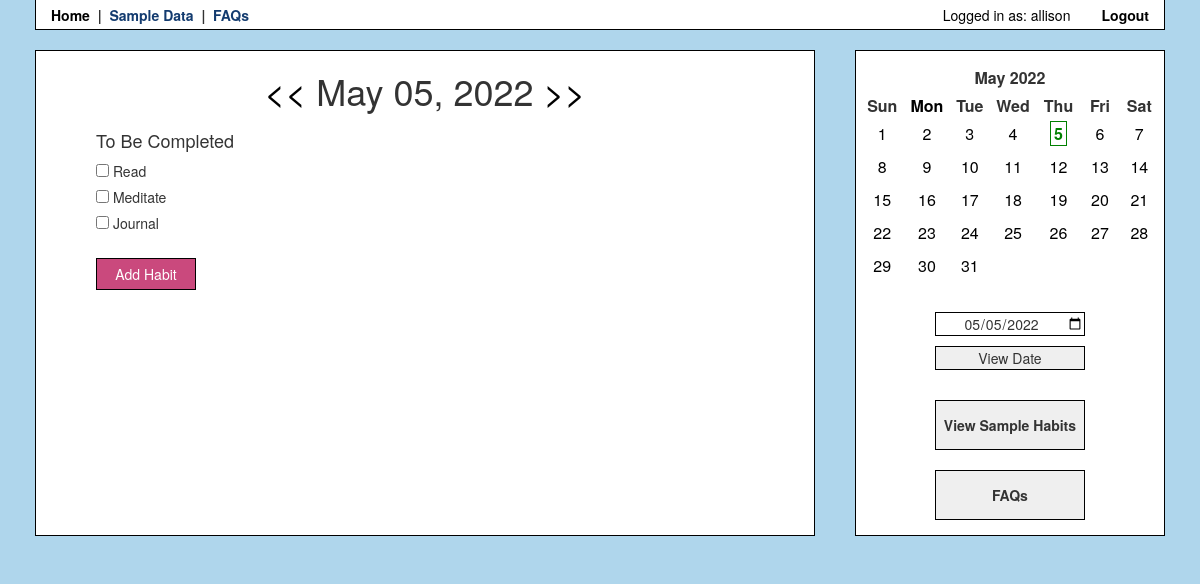
Before: /index (signed in) with the older database file.
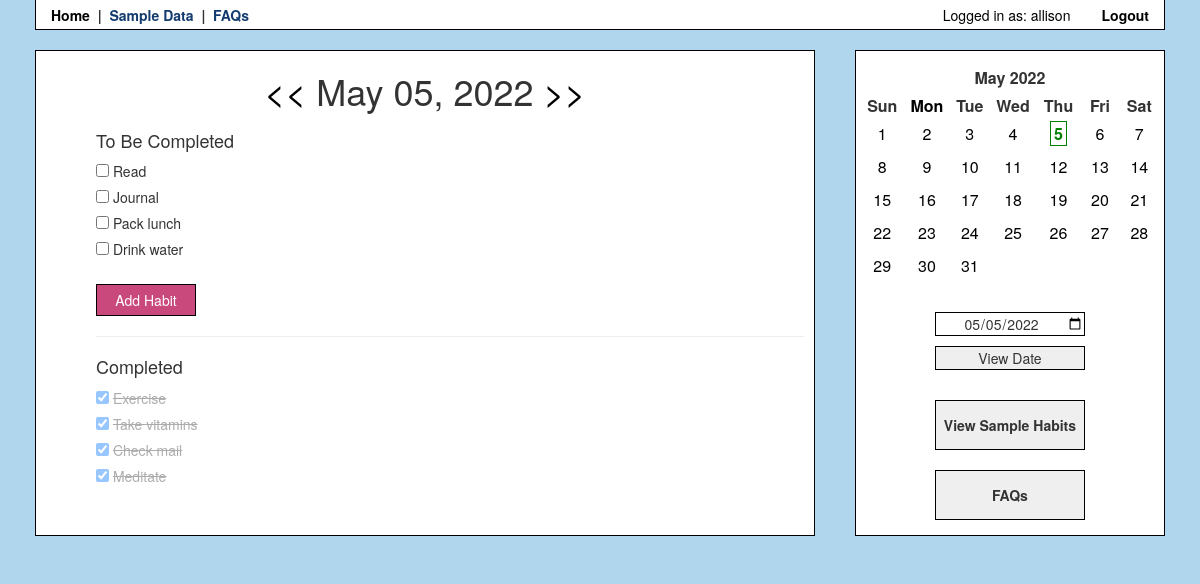
After: the same page with the newer database file.
### app/models.py (models this page shows, shortened)
class User(UserMixin, db.Model):
    id = db.Column(db.Integer, primary_key=True)
    username = db.Column(db.String(64), index=True, unique=True)
    email = db.Column(db.String(120), index=True, unique=True)
    password_hash = db.Column(db.String(128))
    habits = db.relationship('Habit', cascade='all, delete', backref='user')
    checks = db.relationship('Check', cascade='all, delete', backref='user')

class Habit(db.Model):
    id = db.Column(db.Integer, index=True, primary_key=True)
    name = db.Column(db.String(120), index=True)
    user_id = db.Column(db.Integer, db.ForeignKey('user.id')) ##
    checks = db.relationship('Check', cascade='all, delete', backref='habits')

### app/routes.py (the view)
@app.route('/')
@app.route('/index')
def index():
    if current_user.is_anonymous:
        return redirect(url_for('login'))
    viewDate = date.today()
    date1, date2 = viewDate - timedelta(1), viewDate + timedelta(1)
    strDate = viewDate.strftime('%B %d, %Y')
    habits = Habit.query.filter_by(user_id=current_user.id)
    checks = Check.query.filter_by(user_id=current_user.id, date=viewDate).all()
    checkedHabits = []
    uncheckedHabits = []
    for check in checks:
        habit = Habit.query.filter_by(id=check.habit_id).first()
        checkedHabits.append(habit)
    for habit in habits:
        if habit not in checkedHabits:
            uncheckedHabits.append(habit)
    month = getMonthCalendar(viewDate)
    return render_template('index.html', title='Habit Tracker',
    date=viewDate, date1=date1, date2=date2, strDate=strDate, month=month,
    habits=uncheckedHabits, completedHabits=checkedHabits)

### app/helpers.py (called while the page is built)
def getMonthCalendar(date):
    month, year = date.month, date.year
    today = date.today()
    calHTML = CustomCal(month, year).formatmonth(year, month)
    editedCal = calHTML
    if month == today.month and year == today.year:
        editDate = '>' + str(today.day) + '<'
        display = '><b><span class="today">  ' + str(today.day) + '  </span></b><'
        editedCal = calHTML.replace(str(editDate), display)
    editDate = '>' + str(date.day) + '<'
    display = '><span id="onDate">  ' + str(date.day) + '  </span><'
    editedCal = editedCal.replace(str(editDate), display)
    print(editedCal)
    return editedCal

    def formatday(self, day, weekday):
        day2 = str(day)
        month = str(self.month)
        year = str(self.year)
        if len(day2) == 1:
            day2 = '0' + day2
        if len(month) == 1:
            month = '0' + month
        date = year + '-' + month + '-' + day2
        if day == 0:
            return '<td class="noday">&nbsp;</td>'
        else:
            return '<td class="%s" id="calDate"><a class="calDate" href="javascript:f();" name="%s">%d</a></td>' % (self.cssclasses[weekday], date, day)

### app/models.py (called while the page is built)
@login.user_loader
def load_user(id):
    return User.query.get(int(id))

### app/templates/index.html (shortened to what this page needs)
{% extends 'bootstrap/base.html' %}
{% block styles %}
{{super()}}
<link rel="stylesheet" href="{{ url_for('static', filename='style.css') }}">
{% endblock %}
{% block content %}
<div class="container">
<div class="main">
{% if current_user.is_anonymous %}
<div class="content">
<p><a class="navlink" href="{{ url_for('login') }}">Login</a> to view habits.</p>
</div>{% else %}
{% include 'viewHabits.html' %}
{% endif %}
{% include 'sidebar.html' %}
</div>
{% endblock %}

### app/templates/header.html (shortened to what this page needs)
{% block head %}
<head>
    <div class="navbar">
        <a class="navlink" href="/">Home</a>
        &nbsp;|&nbsp;
        <a class="navlink" href="">Sample Data</a>
        &nbsp;|&nbsp;
        <a class="navlink" href="">FAQs</a>
        <div class="right">
        {% if current_user.is_anonymous %}
        <a class="navlink" href="{{ url_for('login') }}">Login</a>
        {% else %}
        Logged in as: {{ current_user.username }}
        <a class="navlink" href="{{ url_for('logout') }}">Logout</a>
        {% endif %}
        </div>
    </div>
</head>
{% endblock %}

### app/templates/viewHabits.html (shortened to what this page needs)
{% block content %}
<div class="content">
    <h1 class="center-date">
        <a class="date-nav" href="{{ url_for('viewDate', viewDate=date1) }}"><<</a>
        <span id="viewDate">{{ strDate }}</span>
        <a class="date-nav" href="{{ url_for('viewDate', viewDate=date2) }}">>></a>
    </h1>
    <div class="habits">
    <h4>To Be Completed</h4>
    {% for habit in habits %}
    <input type="checkbox" class="habit" id="habit" name="{{habit.id}}">
    <label for="{{habit.id}}">{{ habit.name }}</label>
    {% if showDelete == true %} - <a class="delete-button" name="{{habit.id}}">[DELETE]</a>{% endif %}<br />
    {% endfor %}
    <br />
    <div>
        <a data-target="#habit-modal" role="button" class="btn" data-toggle="modal"><span class="">Add Habit</span></a>
    </div>
    {% if completedHabits %}
    <hr>
    <h4>Completed</h4>
    <div class="completed-habits">
    {% for habit in completedHabits %}
    <input type="checkbox" class="habit" id="habit" name="{{habit.id}}" checked>
    <label class="completed" for="{{habit.id}}">{{ habit.name }}</label><br />
    {% endfor %}
    </div>
    {% endif %}
    </div>
    </div>
</div>
{% endblock %}

### app/templates/sidebar.html
<div class="sidebar">
    <div class="calendar-display">
        {{ month | safe }}
    </div>
    <br />
    <div class="button-display">
        <label for="datepicker">
            <input type="date" id="datepicker" value={{date}}><br />
            <button id="datepicker-submit">View Date</button>
        </label>
        <br /><br />
        <button class="sidebar-button">View Sample Habits</button>
        <br /><br />
        <button class="sidebar-button">FAQs</button>
    </div>
</div>

### app/static/style.css (style rules this page uses)
.navbar { background-color: white; border: 1px solid black; border-top: transparent; border-radius: 0; margin-left: 35px; margin-right: 35px; padding-top: 5px; padding-left: 15px; padding-right: 15px; margin-bottom: 0px; font-weight: bold; min-height: 30px; }
.navlink, .navlink:hover { color: rgb(19, 59, 111); font-weight: bold; padding: 0px; }
.right { float: right; color: black; font-weight: normal; }
body { background-color: rgb(175, 214, 236); margin: 0px; padding: 0px; }
label { font-weight: normal; }
.container { display: flex; flex-direction: row; width: 100%; }
.sidebar, .main { display: flex; flex-direction: column; margin: 20px; border: 1px solid black; background-color: white; padding-bottom: 15px; }
.sidebar { flex-grow: 1; min-width: 220px; }
.main { flex-grow: 5; min-width: 350px; }
.content { padding-left: 10px; padding-right: 10px; }
.center-date { margin-bottom: 20px; align-content: center; text-align: center; }
.date-nav, .date-nav:hover { color: black; }
.habits { padding-left: 50px; font-weight: normal; }
.completed-habits { opacity: 40%; }
.completed { text-decoration: line-through; }
.btn, .btn:hover, .btn:active { background-color: rgb(202, 73, 125); border: 1px solid black; padding: 5px; width: 100px; color: white; border-radius: 0; }
.calendar-display { margin: 5px; }
th { text-align: center; }
th.month { padding-top: 10px; padding-bottom: 5px; width: 50%; margin: 5px auto; text-align: center; }
.month { text-align: center; }
td { padding: 5px; }
.today { font-weight: bold; color: green; padding-left: 3px; padding-right: 3px; margin: 2px; border: 1px solid; }
#calDate, .calDate, a:link { color: black; }
.mon { color: black; }
.button-display { align-self: center; }
.sidebar-button { width: 150px; height: 50px; font-weight: bold; border: 1px solid black; border-radius: 0; }
#datepicker, #datepicker-submit { margin-top: 5px; margin-bottom: 5px; align-items: center; width: 150px; border: 1px solid black; border-radius: 0; text-align: center; }

Changed rows visible on the page:
added Habit: name "Pack lunch", shown under "To Be Completed"
added Habit: name "Drink water", shown under "To Be Completed"
added Habit: name "Exercise", shown under "Completed"
added Habit: name "Take vitamins", shown under "Completed"
added Habit: name "Check mail", shown under "Completed"
shown differently, row unchanged: Habit "Meditate": moves from the list under "To Be Completed" to the list under "Completed"
Other visible differences:
text now shown: "Completed"
